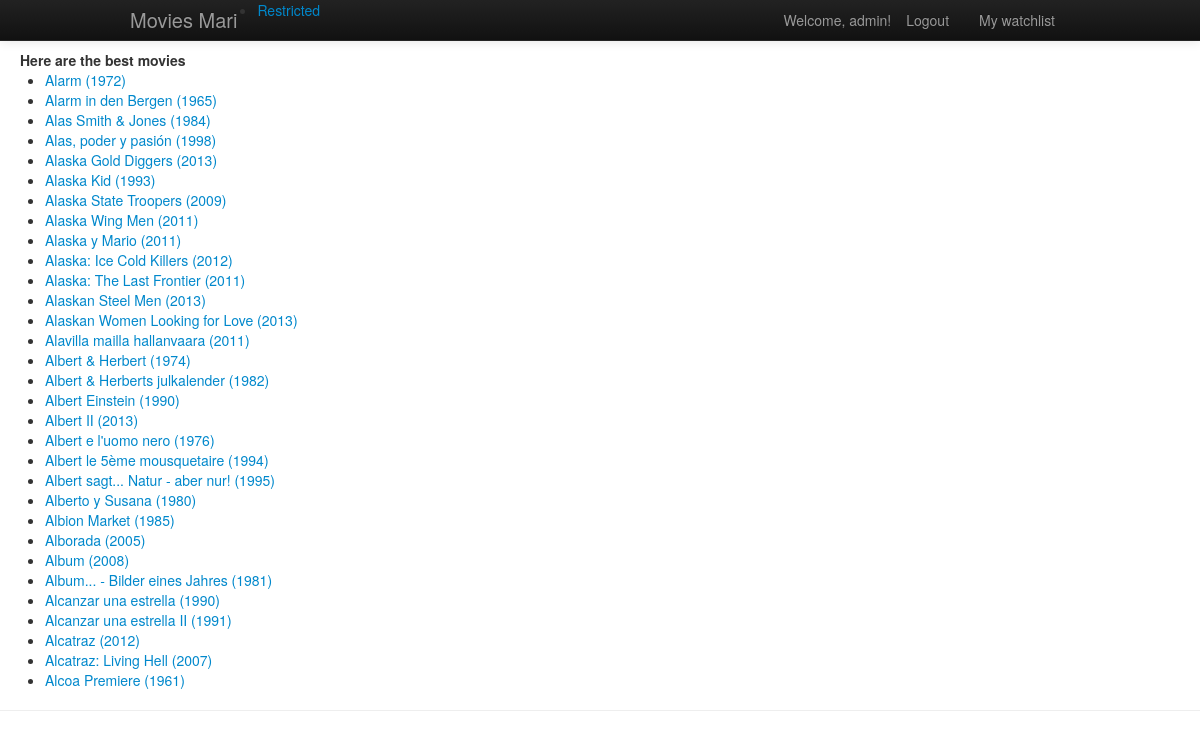
The page /movies/ (signed in) on the database its author committed.
### movies/models.py (models this page shows, shortened)
class Movie(models.Model):
    title = models.CharField(max_length=100, unique=True)
    year = models.CharField(max_length=50)
    imdb_rank = models.FloatField(default=0)
    imdb_votes = models.IntegerField(default=0)
    rating = models.FloatField(default=0)
    total_votes = models.IntegerField(default=0)

class MyUser(AbstractUser):
    watchlist = models.ManyToManyField(Movie)

### movies/views.py (the view)
def index(request):
    context = RequestContext(request)
    movies_list = Movie.objects.order_by('title')
    context_dict = {'boldmessage': "Here are the best movies", 'movies': movies_list}
    return render_to_response('movies/index.html', context_dict, context)

### templates/movies/index.html (shortened to what this page needs)
{% extends 'movies/base.html' %}
{% block body_block %}
<div style="margin-top:50px;margin-left:20px">
    <strong>{{ boldmessage }}</strong><br/>
    {% if movies %}
        <ul>
            {% for movie in movies %}
                <li><a href="/movies/movie/{{ movie.id }}">{{ movie.title }}  ({{ movie.year }})</a></li>
            {% endfor %}
        </ul>
    {% else %}
        <strong>There are no movies present.</strong>
    {% endif %}
</div>
{% endblock %}

### templates/movies/base.html (shortened to what this page needs)
<!DOCTYPE html>
{% load static %}
<html>
    <head>
        <link href="{% static "css/bootstrap.css" %}" rel="stylesheet" media="screen">
        <link href="{% static "css/app.css" %}" rel="stylesheet" media="screen">
    </head>
    <body>
        <div>
            {% block body_block %}PELICULAS{% endblock %}
        </div>
        <hr />
        <div class="navbar navbar-inverse navbar-fixed-top">
           <div class="navbar-inner">
               <div class="container">
                   <a class="brand" href="/movies/">Movies Mari</a>
                    <div class="nav-collapse collapse">
                           <ul class="nav pull-right">
                               {% if user.is_authenticated %}
                                <li class="navbar-text">Welcome, {{ user.username }}!</li>
                                <li><a href="/movies/logout/">Logout</a></li>
                                <li><a href="/movies/{{ user.id }}/mywatchlist"> My watchlist</a></li>
                               {% else %}
                                <li><a href="/movies/register/">Register</a></li>
                                <li><a href="/movies/login/">Login</a></li>
                               {% endif %}
                           </ul>
                           <ul>
                               {% if user.is_authenticated %}
                                <li><a href="/movies/restricted/">Restricted</a></li>
                               {% endif %}
                           </ul>
                    </div>
               </div>
           </div>
        </div>
    </body>
</html>

### rows shown on the page
Movie: title "Alarm", year "1972"
Movie: title "Alarm in den Bergen", year "1965"
Movie: title "Alas Smith & Jones", year "1984"
Movie: title "Alas, poder y pasión", year "1998"
Movie: title "Alaska Gold Diggers", year "2013"
Movie: title "Alaska Kid", year "1993"
Movie: title "Alaska State Troopers", year "2009"
Movie: title "Alaska Wing Men", year "2011"
Movie: title "Alaska y Mario", year "2011"
Movie: title "Alaska: Ice Cold Killers", year "2012"
Movie: title "Alaska: The Last Frontier", year "2011"
Movie: title "Alaskan Steel Men", year "2013"
Movie: title "Alaskan Women Looking for Love", year "2013"
Movie: title "Alavilla mailla hallanvaara", year "2011"
Movie: title "Albert & Herbert", year "1974"
Movie: title "Albert & Herberts julkalender", year "1982"
Movie: title "Albert Einstein", year "1990"
Movie: title "Albert II", year "2013"
Movie: title "Albert e l'uomo nero", year "1976"
Movie: title "Albert le 5ème mousquetaire", year "1994"
Movie: title "Albert sagt... Natur - aber nur!", year "1995"
Movie: title "Alberto y Susana", year "1980"
Movie: title "Albion Market", year "1985"
Movie: title "Alborada", year "2005"
Movie: title "Album", year "2008"
Movie: title "Album... - Bilder eines Jahres", year "1981"
Movie: title "Alcanzar una estrella", year "1990"
Movie: title "Alcanzar una estrella II", year "1991"
Movie: title "Alcatraz", year "2012"
Movie: title "Alcatraz: Living Hell", year "2007"
Movie: title "Alcoa Premiere", year "1961"
MyUser: username "admin"

### other values the page prints
{{ boldmessage }} "Here are the best movies"
